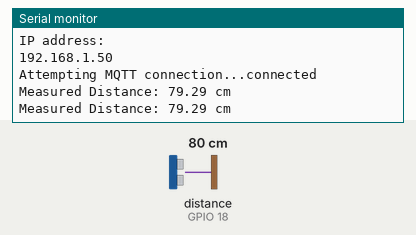
The sketch below on a simulated ESP32. On the bench: the last lines printed to the serial monitor. Wiring (inferred from the names in the program): ultrasonic range finder: trigger GPIO 5; echo GPIO 18. Inputs (shaded band) come from the test bench; at power-on: distance to the obstacle (sensor on GPIO 18) 80 cm. The echo pulse lasts 58.3 µs per cm; WiFi joins after 1.5 s; servers stay silent unless stated; no MQTT or app messages arrive unless stated.

Above: at 2.7 s.
2.8 s: distance to the obstacle (sensor on GPIO 18) set to 2 cm
At 4.1 s:
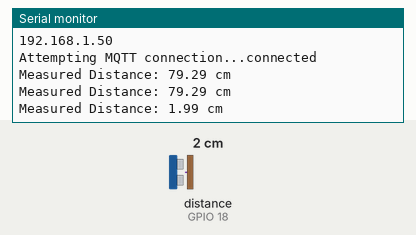
4.3 s: distance to the obstacle (sensor on GPIO 18) set to 4 cm
At 5.3 s:
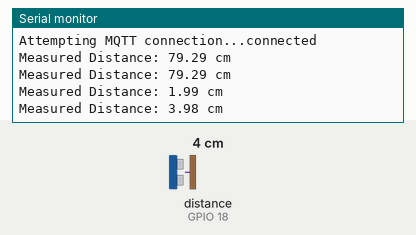
Timing chart, 0 to 7.3 s (numbered marks = the images above; inputs shaded):
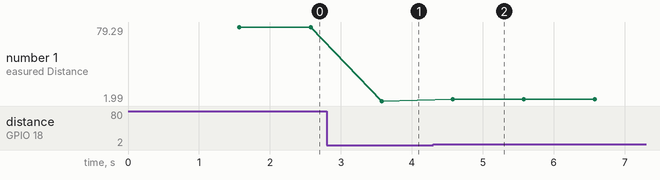

Measured:
- after the input at 2.8 s, the serial monitor: prints a new line after 0.78 s (image 1)
- after the input at 4.3 s, the serial monitor: prints a new line after 0.28 s (image 2)
- plotted number 1: 79.29 → 1.99 after the input at 2.8 s, 1.99 → 3.98 after the input at 4.3 s

The sketch:

main.ino
```cpp
#include <WiFi.h>
#include <PubSubClient.h>

// WiFi credentials
const char* ssid = "YOUR_WIFI_SSID";
const char* password = "YOUR_WIFI_PASSWORD";

// MQTT Broker
const char* mqtt_server = "YOUR_MQTT_BROKER_IP";
const int mqtt_port = 1883;
const char* mqtt_topic = "factory/sensor/distance";

// Ultrasonic Sensor Pins
const int trigPin = 5;
const int echoPin = 18;

WiFiClient espClient;
PubSubClient client(espClient);

// Function to connect to Wi-Fi
void setup_wifi() {
  delay(10);
  Serial.println();
  Serial.print("Connecting to ");
  Serial.println(ssid);

  WiFi.begin(ssid, password);

  // Wait until connected
  while (WiFi.status() != WL_CONNECTED) {
    delay(500);
    Serial.print(".");
  }

  Serial.println("");
  Serial.println("WiFi connected");
  Serial.println("IP address: ");
  Serial.println(WiFi.localIP());
}

// Function to connect to MQTT broker
void reconnect() {
  // Loop until connected
  while (!client.connected()) {
    Serial.print("Attempting MQTT connection...");
    if (client.connect("ESP32Client")) {
      Serial.println("connected");
    } else {
      Serial.print("failed, rc=");
      Serial.print(client.state());
      Serial.println(" try again in 5 seconds");
      delay(5000);
    }
  }
}

// Function to measure distance using HC-SR04
float measureDistance() {
  digitalWrite(trigPin, LOW);
  delayMicroseconds(2);
  digitalWrite(trigPin, HIGH);
  delayMicroseconds(10);
  digitalWrite(trigPin, LOW);

  long duration = pulseIn(echoPin, HIGH);
  float distance = duration * 0.034 / 2; // Convert to cm
  return distance;
}

void setup() {
  Serial.begin(115200);
  pinMode(trigPin, OUTPUT);
  pinMode(echoPin, INPUT);

  setup_wifi();
  client.setServer(mqtt_server, mqtt_port);
}

void loop() {
  if (!client.connected()) {
    reconnect();
  }
  client.loop();

  float distance = measureDistance();
  Serial.print("Measured Distance: ");
  Serial.print(distance);
  Serial.println(" cm");

  char msg[50];
  dtostrf(distance, 4, 2, msg); // Convert float to string
  client.publish(mqtt_topic, msg);

  delay(1000); // Send every second
}
```
